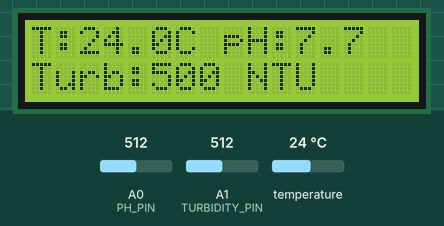
Simulated run of this sketch. Board: Arduino Uno, built with avr-gcc and run on an emulated ATmega328P. On the bench: 16×2 character LCD. The test bench sets the inputs (shaded band); at power-on: temperature 24 °C, A0 (PH_PIN) = 512, A1 (TURBIDITY_PIN) = 512.

Above: at 1.2 s.
1.3 s: temperature set to 12 °C
At 4.1 s:
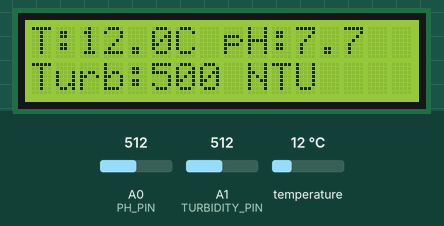
4.6 s: A0 (PH_PIN) set to 716
At 6.9 s:
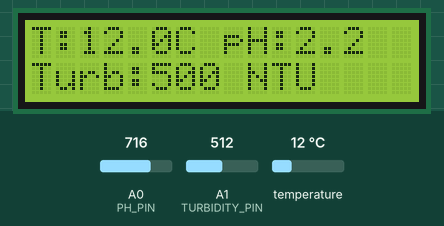
7.8 s: A1 (TURBIDITY_PIN) set to 716
At 11.1 s:
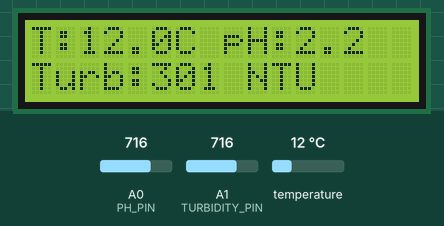
11.5 s: temperature set to 19 °C
At 12.6 s:
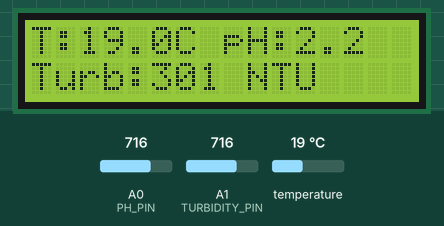
14.7 s: A0 (PH_PIN) set to 900
At 18.1 s:
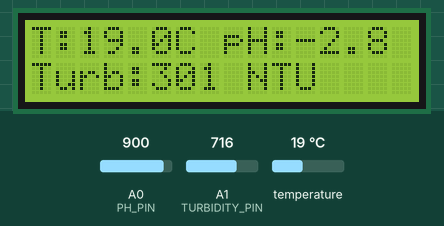
18.4 s: A1 (TURBIDITY_PIN) set to 900
At 19.6 s:
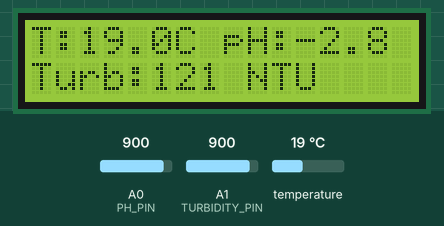
Timing chart, 0 to 21.4 s (numbered marks = the images above; inputs shaded):
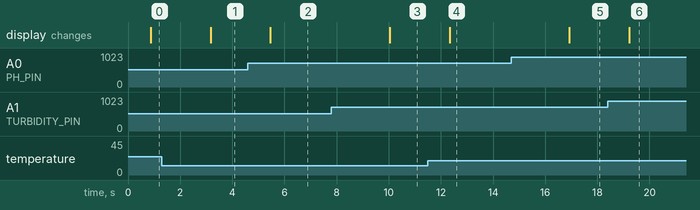

The sketch:

AquaSense-Lite.ino
```cpp
// AquaSense Lite: Arduino-based Water Quality Monitoring System
// Measures pH, temperature, and turbidity, displaying results on a 16x2 I2C LCD

#include <Wire.h>                   // I2C communication library
#include <LiquidCrystal_I2C.h>      // LCD library for I2C 16x2 display
#include <OneWire.h>                // OneWire library for temperature sensor communication
#include <DallasTemperature.h>      // Dallas Temperature library for DS18B20 sensor

// Initialize the LCD object with I2C address 0x27, 16 columns and 2 rows
LiquidCrystal_I2C lcd(0x27, 16, 2);

// Define the digital pin connected to the OneWire bus for DS18B20 temperature sensor
#define ONE_WIRE_BUS 2
OneWire oneWire(ONE_WIRE_BUS);        // Setup OneWire instance for DS18B20 communication
DallasTemperature sensors(&oneWire);  // Pass OneWire reference to DallasTemperature library

// Define analog input pins connected to the pH and turbidity sensors
#define PH_PIN A0
#define TURBIDITY_PIN A1

void setup() {
  Serial.begin(9600);       // Initialize serial communication for debugging at 9600 baud rate

  // Initialize the LCD display
  lcd.begin(16, 2);         // Set up LCD dimensions: 16 columns, 2 rows
  lcd.backlight();          // Turn on the LCD backlight for visibility

  // Initialize temperature sensor communication
  sensors.begin();          // Starts communication with DS18B20 temperature sensor
}

void loop() {
  // --- Temperature Measurement ---
  sensors.requestTemperatures();               // Send command to DS18B20 to perform temperature measurement
  float tempC = sensors.getTempCByIndex(0);   // Retrieve temperature in Celsius from the first sensor found

  // --- pH Measurement ---
  int phRaw = analogRead(PH_PIN);              // Read raw analog value from pH sensor (0-1023)
  float phVoltage = phRaw * 5.0 / 1023.0;      // Convert raw ADC value to voltage (5V reference)

  /*
     Convert voltage to pH value:
     - Typical pH sensor outputs ~2.5V at pH 7 (neutral)
     - Calibration formula: pH = 7.0 + ((voltage - 2.63) / -0.18)
  */
  float pHValue = 7.0 + ((phVoltage - 2.63) / -0.18);

  // --- Turbidity Measurement ---
  int turbRaw = analogRead(TURBIDITY_PIN);         // Read raw analog value from turbidity sensor
  float turbVoltage = turbRaw * 5.0 / 1023.0;      // Convert raw ADC value to voltage

  /*
     Map the raw sensor value to turbidity in NTU (Nephelometric Turbidity Units):
     - Higher raw values correspond to clearer water (lower turbidity)
     - Mapping inversely: 0 (max voltage) -> 1000 NTU (max turbidity), 1023 (min voltage) -> 0 NTU (clear)
  */
  int turbidity = map(turbRaw, 0, 1023, 1000, 0);

  // --- Display Results on LCD ---
  lcd.clear();                          // Clear previous LCD data

  // Display temperature and pH on first line
  lcd.setCursor(0, 0);                  // Set cursor to first column, first row
  lcd.print("T:");                     // Label for temperature
  lcd.print(tempC, 1);                 // Print temperature with 1 decimal place
  lcd.print("C pH:");                  // Label for pH
  lcd.print(pHValue, 1);               // Print pH value with 1 decimal place

  // Display turbidity on second line
  lcd.setCursor(0, 1);                  // Set cursor to first column, second row
  lcd.print("Turb:");                  // Label for turbidity
  lcd.print(turbidity);                // Print turbidity value (NTU)
  lcd.print(" NTU");                   // Unit label for turbidity

  delay(1500);                        // Pause for 1.5 seconds before next reading update
}
```

Measured:
- after the input at 1.3 s, the display: changes after 1.9 s (image 1)
- after the input at 4.6 s, the display: changes after 0.86 s (image 2)
- after the input at 7.8 s, the display: changes after 2.2 s (image 3)
- after the input at 11.5 s, the display: changes after 0.84 s (image 4)
- after the input at 14.7 s, the display: changes after 2.2 s (image 5)
- after the input at 18.4 s, the display: changes after 0.82 s (image 6)
